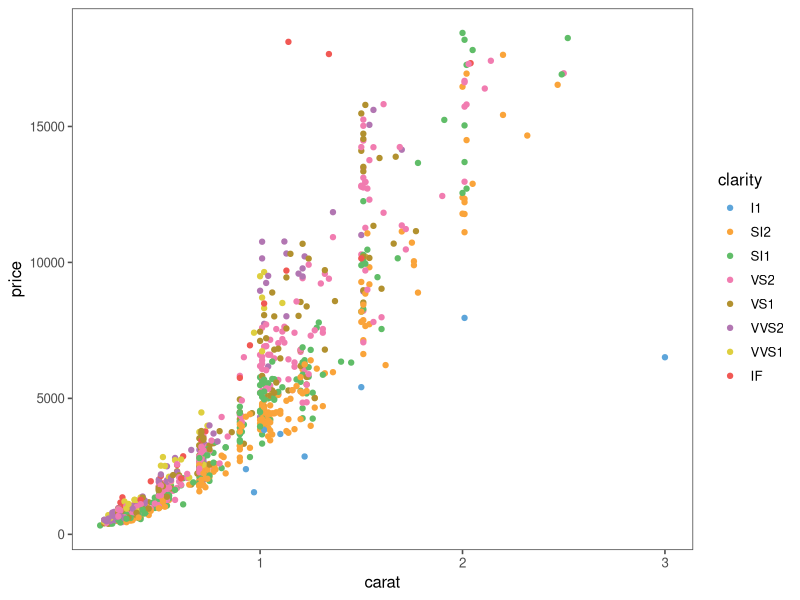

This figure's R source: (Note: this script raises an error after producing the figure.)
## ---- chunk 1
library(ggplot2)
library(ggthemes)
## ---- chunk 2
dsamp <- diamonds[sample(nrow(diamonds), 1000), ]
(qplot(carat, price, data=dsamp, colour=clarity)
+ theme_few()
+ scale_colour_few())
(qplot(carat, price, data=dsamp, colour=clarity)
+ theme_few()
+ scale_colour_few("dark"))
(ggplot(diamonds, aes(clarity, fill=cut))
+ geom_bar()
+ theme_few()
+ scale_fill_few("light"))



